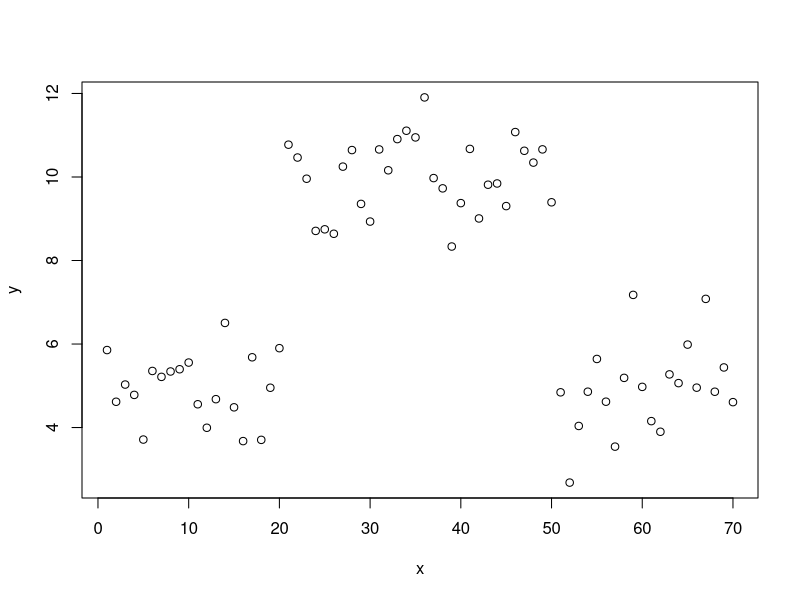

Generate this figure with R: (Note: this script raises an error after producing the figure.)
# RRR
# try to use the strucchange package to find a breakpoint

library(data.table)
library(strucchange)

broke <- data.table("x" = 1:70, "y" = c(rnorm(n = 20, mean = 5, sd = 1), rnorm(n = 30, mean = 10, sd = 1), rnorm(n = 20, mean = 5, sd = 1)))
plot(y ~ x, data = broke)

?breakpoints()
breakpoints(broke$y ~ 1)

fs <- Fstats(broke$y ~ 1)
plot(fs)
fs$breakpoint
abline(v = fs$breakpoint / fs$nobs, col = "green") # calls peak whether signif or not
p.val <- sctest(fs)
p.val$p.value
breakpoints(fs)
lines(breakpoints(fs))

# # notes on what's what:
# plot(my.fstats)
# lines(boundary(my.fstats), col = "green")
# lines(my.fstats$Fstats, col = "green")
# abline(v = my.fstats$breakpoint / my.fstats$nobs, col = "green") # my.fstats$breakpoint is the index
# plot(linear.interp.dist.first$dist ~ linear.interp.dist.first$time.approx.year, type = "l")
# abline(v = linear.interp.dist.first$time.approx.year[my.fstats$breakpoint], col = "green")

# so it ID'ed the index of the LAST point BEFORE the break
# F test is only testing for a single breakpoint
# but breakpoints


# ok ok this is gonna be messy, but jsut paste in the efp stuff and the breakpoints stuff here, went with fstat instead in the real script

breakpoints.obj <- get.breakpoints.strucchange(linear.interp.10day =  linear.interp.10day)
breakpoints.table <- get.breakpoints.table(package.output = breakpoints.obj, linear.interp.10day = linear.interp.10day)
step.change.stats <- classify.if.step.change(break.tab = breakpoints.table)
step.change.stats <- adjust.breakpoint.dates(linear.interp.10day = linear.interp.10day, change.stats = step.change.stats)
step.change.stats <- get.step.change.date(change.stats = step.change.stats, first.date = dist.first$date.1[1])

# for paper: I identified significant breakpoints using a recursive cumulative sum fluctuation process 
# (efp function in the strucchange R package) and identified breakpoints with a confidence level of alpha = 0.05. 
# I calculated the length of the change based on the length of time until the confidence level was crossed again.
# Since any cumulative sum-based changepoint detector has a lag, I identified the true breakpoint location by 
# choosing the nearest breakpoint identified by a least squares fit with a Bayesian information criterion penalty 
# (breakpoint function in strucchange R package). In this way I used efp() to identify statistically significant breakpoints,
# and breakpoint() to identify the exact break location. If breakpoints were not called by both functions, I considered them absent. 
# If a breakpoint resulted in change that lasted for at least XX years (i.e., no additional breakpoints in that timeframe) 
# and occurred after at least 1 year (i.e. not counting any breakpoints right at the start) I considered it a step change pattern. 

get.breakpoints.strucchange <- function(linear.interp.10day){
  # efp gives a confidence interval, and when the line crosses the confidence interval it's a significant breakpoint
  # z <- efp(linear.interp.10day$dist ~ linear.interp.10day$time.approx.year) # this allows slanted lines
  z <- efp(linear.interp.10day$dist ~ 1) # this requires flat lines with zero slope
  # plot(z) # this is the package's plot, I used the default test which is
  return(z)
}

get.breakpoints.table <- function(package.output, linear.interp.10day){
  # y <- data.table("abs.efp" = abs(package.output$process), "conf.bound" = boundary(package.output), "x.vals" = linear.interp.10day$time.approx.year[-1]) # need the [-1] if fitting sloped lines
  y <- data.table("abs.efp" = abs(package.output$process), "conf.bound" = boundary(package.output), "x.vals" = linear.interp.10day$time.approx.year) # not if fitting flat lines
  y[ ,above.cutoff := abs.efp >= conf.bound]
  y[ ,above.cutoff := as.numeric(above.cutoff)]
  y$change.point <- FALSE
  for (r in 2:nrow(y)){
    if (y[r, above.cutoff] != y[r - 1, above.cutoff]){
      y[r, change.point := TRUE]
    }
  }
  
  return(y)
}

classify.if.step.change <- function(break.tab){
  
  # call the last data point a change point as well if it's above the cutoff to calculate the length of change
  if (break.tab[nrow(break.tab), above.cutoff] == 1){
    break.tab[nrow(break.tab), change.point := TRUE]
  }
  
  # get maximum time above the red confidence line, if it's ever above it
  num.change.points <- nrow(break.tab[change.point == TRUE])
  if (num.change.points > 0){
    break.tab.changes <- break.tab[change.point == TRUE, x.vals]
    
    # remove breeakpoints called right at the beginning, say it's got to be at least a year in to call a breakpoint
    index.remove <- which(break.tab.changes < 1)
    if (length(index.remove) %% 2 != 0){ # if it's odd
      index.remove <- c(index.remove, max(index.remove) + 1)
      break.tab.changes <- break.tab.changes[-index.remove]
    }
    num.change.points <- length(break.tab.changes)
    
    if (num.change.points > 0){
      max.length <- NA
      change.loc <- break.tab.changes[1]
      for (n in seq.int(from = 1, to = (num.change.points - 1), by = 2)){ # step by 2 to only tally chunks ABOVE the red line
        length.change <- break.tab.changes[n + 1] - break.tab.changes[n]
        if (length.change > max.length & !is.na(max.length)){
          change.loc <- break.tab.changes[n]
        }
        max.length <- max(max.length, length.change, na.rm = T)
      }
    }else{
      max.length <- NA
      change.loc <- NA
    }
  }else{
    max.length <- NA
    change.loc <- NA
  }
  
  return(data.table("step.change.length" = max.length, "step.change.loc" = change.loc))
}

adjust.breakpoint.dates <- function(linear.interp.10day, change.stats){
  if(!is.na(change.stats$step.change.length)){
    # my.obj <- breakpoints(linear.interp.10day$dist ~ linear.interp.10day$time.approx.year)
    my.obj <- breakpoints(linear.interp.10day$dist ~ 1)
    my.tab <- linear.interp.10day[my.obj$breakpoints]
    
    break.start <- my.tab[time.approx.year <= change.stats$step.change.loc, time.approx.year]
    if (length(break.start) == 0){
      break.start <- NA
    }else{
      break.start <- break.start[which((change.stats$step.change.loc - break.start) == min((change.stats$step.change.loc - break.start)))]
      cat("adjusting breakpoint start from",change.stats$step.change.loc,"to",break.start,"\n")
    }
  }else{
    break.start <- NA
  }
  change.stats <- change.stats[ ,breakpoint.loc := break.start]
  return(change.stats)
}

get.step.change.date <- function(change.stats, first.date){
  start.year <- parse_date_time(first.date, "ymd") |>
    year()
  
  if (!is.na(change.stats[ ,step.change.loc])){
    change.date <- date_decimal(change.stats[ ,step.change.loc] + start.year) |>
      round_date(unit = "day") |>
      as.character()
    change.stats[ ,step.change.date := change.date]
  }else{
    change.stats[ ,step.change.date := NA]
  }
  if (!is.na(change.stats[ ,breakpoint.loc])){
    change.date <- date_decimal(change.stats[ ,breakpoint.loc] + start.year) |>
      round_date(unit = "day") |>
      as.character()
    change.stats[ ,breakpoint.date := change.date]
  }else{
    change.stats[ ,breakpoint.date := NA]
  }
  
  return(change.stats)
}
